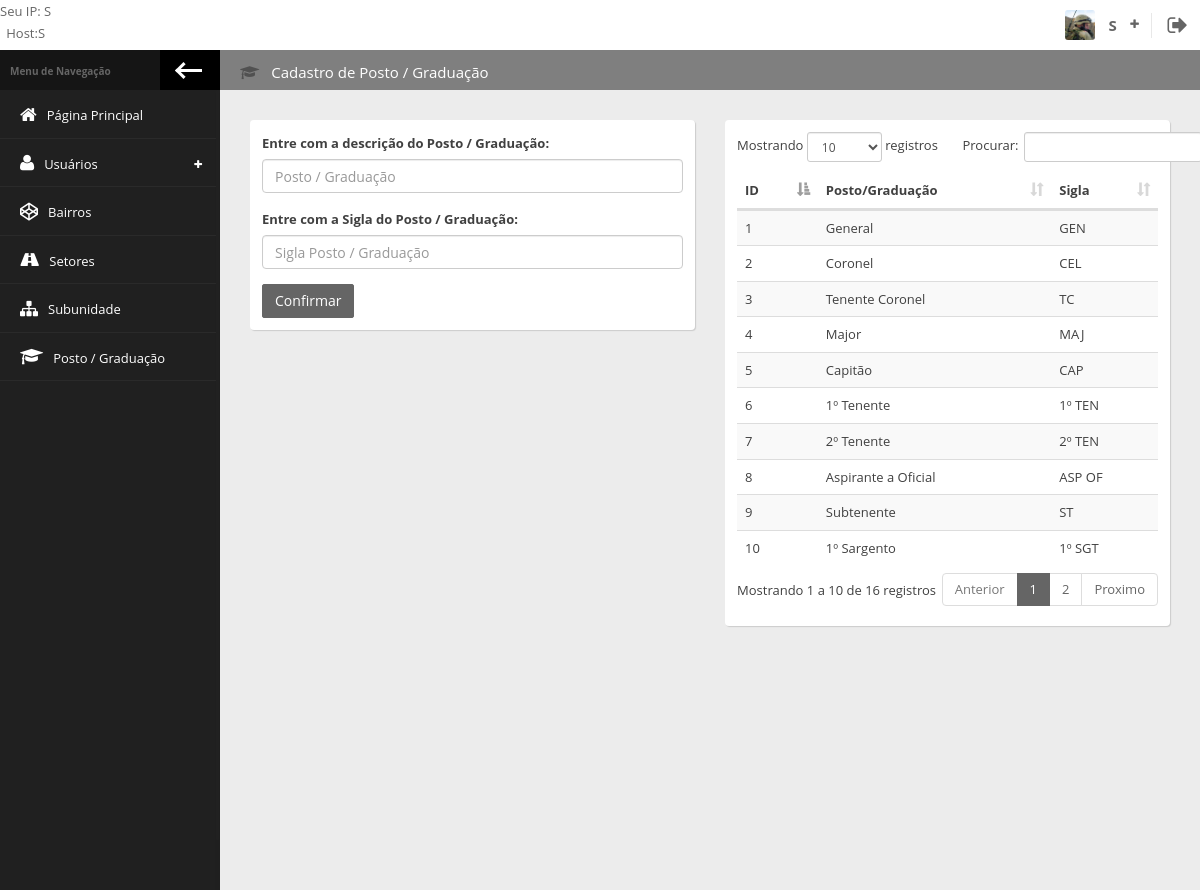
Page /cad_pgrad.php (signed in) on the committed database.
### tables this page shows
CREATE TABLE `postograd` (
  `id` int NOT NULL,
  `postograd` varchar(20) NOT NULL,
  `pgradsimples` varchar(10) NOT NULL
);

### cad_pgrad.php (the view, shortened to what this page needs)
<!doctype html>
<html lang="pt-BR" class="fixed">
<head>
    <link href="vendor/pace/pace-theme-minimal.css" rel="stylesheet" />
    <link rel="stylesheet" href="vendor/bootstrap/css/bootstrap.css">
    <link rel="stylesheet" href="vendor/font-awesome/css/font-awesome.css">
    <link rel="stylesheet" href="vendor/animate.css/animate.css">
    <link rel="stylesheet" href="stylesheets/css/style.css">
    <link rel="stylesheet" href="vendor/data-table/media/css/dataTables.bootstrap.min.css">
    <link rel="stylesheet" href="vendor/data-table/extensions/Responsive/css/responsive.bootstrap.min.css">
    <link href="vendor/pace/pace-theme-minimal.css" rel="stylesheet" />
    <link rel="stylesheet" href="vendor/select2/css/select2.min.css">
    <link rel="stylesheet" href="vendor/select2/css/select2-bootstrap.min.css">
</head>
<body>
<div class="wrap">
    <div class="page-header">
        <div class="leftside-header">
            <?php include 'copright.php'?>
        </div>
        <?php include 'painel_usu.php'; ?>
    </div>
    <div class="page-body">
        <div class="left-sidebar">
            <div class="left-sidebar-header">
                <div class="left-sidebar-title">
                    Menu de Navegação
                </div>
                <div class="left-sidebar-toggle c-hamburger c-hamburger--htla hidden-xs"
                     data-toggle-class="left-sidebar-collapsed" data-target="html">
                                <span>
                                </span>
                </div>
            </div>
            <?php include 'menu_opc.php'; ?>
        </div>
        <div class="content">
            <div class="content-header">
                <div class="leftside-content-header">
                    <ul class="breadcrumbs">
                        <li>
                            <i class="fa fa-mortar-board" aria-hidden="true">
                            </i>
                            <a href="cad_pgrad.php">Cadastro de Posto / Graduação</a>
                        </li>
                    </ul>
                </div>
            </div>
            <div class="row animated fadeInUp">
                <div class="col-sm-12 col-md-6">
                    <div class="panel">
                        <div class="panel-content">
                            <div class="row">
                                <div class="col-md-12">
                                    <form id="inline-validation" action="conf_pgrad.php" method="post">
                                        <div class="form-group">
                                            <label for="inputMaxLength" class="control-label">Entre com a descrição do Posto / Graduação:</label>
                                            <input type="text" class="form-control" id="inputMaxLength" name="pgrad" placeholder="Posto / Graduação" maxlength="20" required="Campo obrigatório">
                                        </div>
                                        <div class="form-group">
                                            <label for="inputMaxLength" class="control-label">Entre com a Sigla do Posto / Graduação:</label>
                                            <input type="text" class="form-control" id="inputMaxLength" name="siglapg" placeholder="Sigla Posto / Graduação" maxlength="10" required="Campo obrigatório">
                                        </div>
                                        <div class="form-group">
                                            <button type="submit" class="btn btn-primary">
                                                Confirmar
                                            </button>
                                        </div>
                                    </form>
                                </div>
                            </div>
                        </div>
                    </div>
                </div>
                <div class="col-sm-6">
                    <div class="panel">
                        <div class="panel-content">
                            <table id="responsive-table" class="data-table table table-striped table-hover responsive nowrap"
                                   cellspacing="0" width="100%">
                                <thead>
                                <tr>
                                    <th>
                                        ID
                                    </th>
                                    <th>
                                        Posto/Graduação
                                    </th>
                                    <th>
                                        Sigla
                                    </th>
                                </tr>
                                </thead>
                                <tbody>
                                <?php
                                $pdo = conectar("membros");
                                $consulta = $pdo->prepare("SELECT * FROM postograd");
                                $consulta->execute();
                                while ($reg = $consulta->fetch(PDO::FETCH_ASSOC)) :
                                    echo("<tr>");
                                    echo("<td>".$reg['id']."</td>");
                                    echo("<td>".$reg['postograd']."</td>");
                                    echo("<td>".$reg['pgradsimples']."</td>");
                                    echo("</tr>");
                                endwhile;
                                ?>
                                </tbody>
                            </table>
                        </div>
                    </div>
                </div>
            </div>
        </div>
    </div>
</div>
</body>
</html>

### copright.php
<div class="text-center">
    <a href="#" class="on-click">
        <h8><?php echo("Seu IP: ".$_SESSION['user_ip']."<br> Host:".$_SESSION['acesuser']);?></h8>
    </a>
</div>

### painel_usu.php (shortened to what this page needs)
<div class="rightside-header">
    <div class="header-section" id="search-headerbox">
    </div>
    <div class="header-section" id="user-headerbox">
        <div class="user-header-wrap">
            <div class="user-photo">
                <img src="images/user-avatar.jpg" alt="Usuário" />
            </div>
            <div class="user-info">
                <span class="user-name"><?php echo($_SESSION['user_pgradsimples'] . " " . $_SESSION['user_guerra']); ?></span>
            </div>
            <i class="fa fa-plus icon-open" aria-hidden="true"></i>
        </div>
    </div>
    <div class="header-section">
        <a href="logout.php" data-toggle="tooltip" data-placement="left" title="Sair do sistema"><i class="fa fa-sign-out log-out" aria-hidden="true"></i></a>
    </div>
</div>

### menu_opc.php (shortened to what this page needs)
<div id="left-nav" class="nano">
    <div class="nano-content">
        <nav>
            <ul class="nav" id="main-nav">
                <li><a href="index.php"><i class="fa fa-home" aria-hidden="true"></i><span>Página Principal</span></a></li>
                <li class="has-child-item close-item">
                    <a><i class="fa fa-user" aria-hidden="true"></i><span>Usuários</span></a>
                </li>
                <?php
                if ($_SESSION['user_numconta'] == "3") {
                    ?>
                    <li><a href="cad_bairro.php"><i class="fa fa-codepen" aria-hidden="true"></i><span>Bairros</span></a></li>
                    <li><a href="cad_setor.php"><i class="fa fa-road" aria-hidden="true"></i><span>Setores</span></a></li>
                    <li><a href="cad_subunid.php"><i class="fa fa-sitemap" aria-hidden="true"></i><span>Subunidade</span></a></li>
                    <li><a href="cad_pgrad.php"><i class="fa fa-mortar-board" aria-hidden="true"></i><span>Posto / Graduação</span></a></li>
                                <?php
                            }
                            ?>
            </ul>
        </nav>
    </div>
</div>

### rows in the picture
postograd: id "1", postograd "General", pgradsimples "GEN"
postograd: id "2", postograd "Coronel", pgradsimples "CEL"
postograd: id "3", postograd "Tenente Coronel", pgradsimples "TC"
postograd: id "4", postograd "Major", pgradsimples "MAJ"
postograd: id "5", postograd "Capitão", pgradsimples "CAP"
postograd: id "6", postograd "1º Tenente", pgradsimples "1º TEN"
postograd: id "7", postograd "2º Tenente", pgradsimples "2º TEN"
postograd: id "8", postograd "Aspirante a Oficial", pgradsimples "ASP OF"
postograd: id "9", postograd "Subtenente", pgradsimples "ST"
postograd: id "10", postograd "1º Sargento", pgradsimples "1º SGT"

### other values in the picture
$_SESSION['user_ip'] "S"
$_SESSION['acesuser'] "S"
$_SESSION['user_pgradsimples'] "S"
